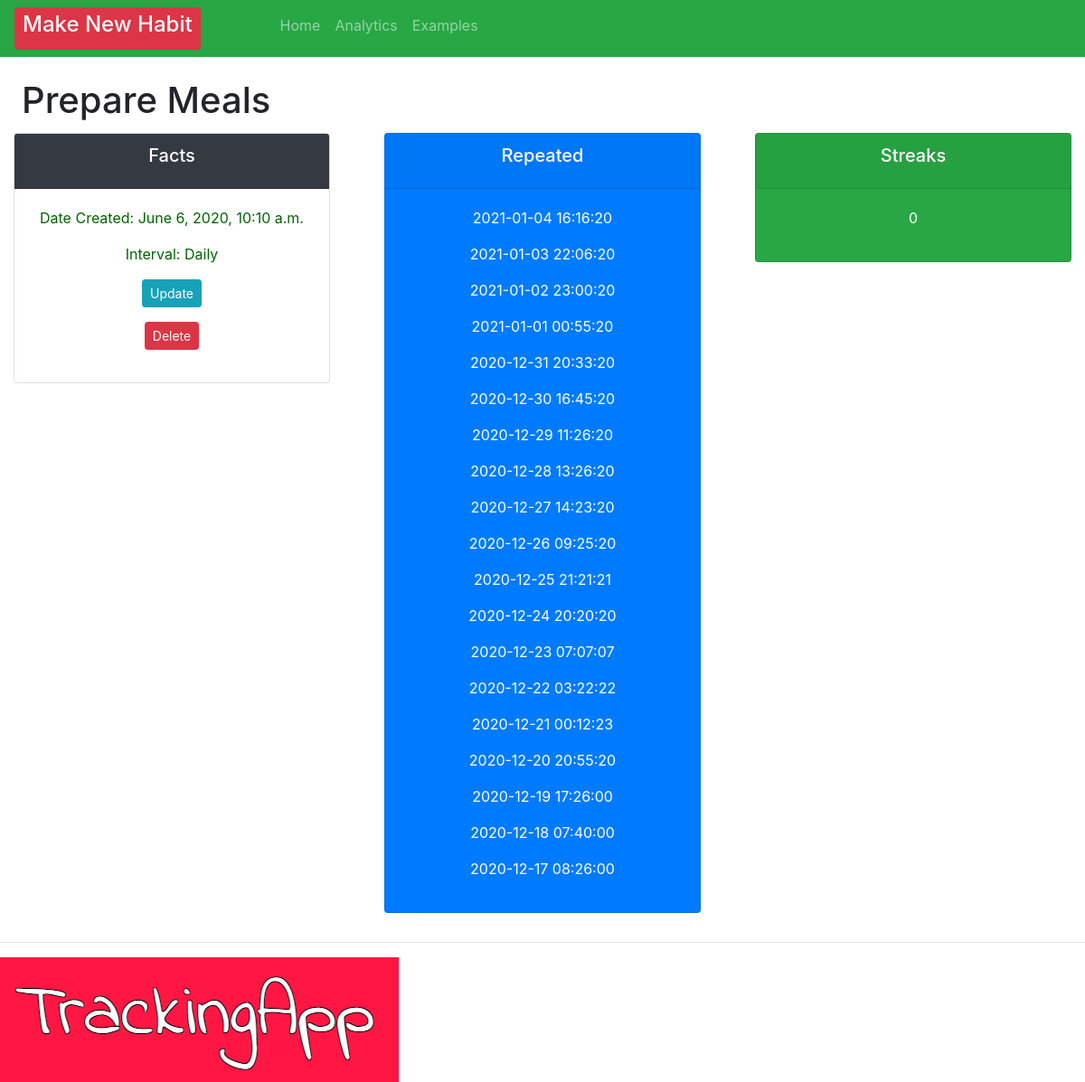
The page /habit/101 on the database its author committed.
### crm/models.py (models this page shows, shortened)
class Order(models.Model):
    INTERVAL = (
            ('Daily', 'Daily'),
            ('Weekly', 'Weekly' ),
                      )
    habit = models.CharField(max_length=200, null=True, blank=True)
    interval = models.CharField(max_length=400, null=True, choices=INTERVAL)
    checked = models.IntegerField(blank=True, default=0, null=True)
    created = models.DateTimeField(auto_now=True, auto_now_add=False, editable=False, null=True, blank=True)
    checkedList = models.ManyToManyField(Repeats)
    timeStamp = models.DateTimeField(auto_now=True,  blank=True)
    date_created = models.DateTimeField(auto_now_add=True, null=True, editable=False, blank=True)

class Repeats(models.Model):
    date_created =  models.DateTimeField(auto_now=True, null=True, editable=False, blank=True)
    timeStamp = models.DateField(auto_now_add=True,  auto_now=False, blank=True)
    test = models.CharField(max_length=200, null=True, blank=True)

### crm/views.py (the view)
# urls.py: path('habit/<str:pk>', views.habit, name="habit"),
def habit(request, pk):
    testData = [{
        'habit': 'Call Mum',
        'interval': 'Weekly',
        'date_created': '2020-09-12'
    }]
    repeats = Repeats.objects.get(id=pk)
    orders = Order.objects.all()
    order = Order.objects.get(id=pk)
    repeat = order.checkedList.filter()
    today = datetime.today()
    lastTimeStamp = order.timeStamp
    compareDate = today - timedelta(days=1)
    if compareDate == lastTimeStamp:
                order.checked += 1
    if lastTimeStamp == today:
                pass
    else:
        order.checked == 0
    current_streak = order.checked
    context = { "testData": testData, "current_streak":current_streak, "order":order, "repeats": repeats, "repeat": repeat}
    return render(request, 'habit/habit.html', context)

### crm/templates/habit/habit.html (shortened to what this page needs)
{% extends 'habit/main.html' %}
{% block content %}
<br>
<h1 style="margin-left: 2%; margin-bottom: 1%;">
    <td>
        {{ order.habit }}
    </td>
</h1>
<div class="row">
    <div class="col">
        <div class="col-md">
            <div class="card text-center text-white mb-3" id="total-orders">
                <div class="card-header  bg-dark">
                    <h5 class="card-title">Facts</h5>
                </div>
                <div class="card-body">
                    <p style="color: darkgreen">Date Created: {{order.date_created}}</p>
                    <p style="color: darkgreen">Interval: {{ order.interval }}</p>
                    <p> <a a class="btn btn-sm btn-info" href="{% url 'update_habit' order.id %}">Update</a></p>
                    <p> <a a class="btn btn-sm btn-danger" href="{% url 'delete' order.id %}">Delete</a></p>
                </div>
            </div>
        </div>
    </div>
    <div class="col">
        <div class="col-md">
            <div class="card text-center text-white bg-primary mb-3" id="total-orders">
                <div class="card-header">
                    <h5 class="card-title text-white">Repeated</h5>
                </div>
                <div class="card-body">
                    {% for check in repeat %}
                    <p>{{check.test}}</p>
                    {%endfor%}
                </div>
            </div>
        </div>
    </div>
    <div class="col">
        <div class="col-md">
            <div class="card text-center mb-3 bg-success text-white" id="total-orders">
                <div class="card-header">
                    <h5 class="card-title">Streaks</h5>
                </div>
                <div class="card-body">
                    <p>    {{current_streak}}        </p>
                </div>
            </div>
        </div>
    </div>
</div>
{% endblock %}

### rows shown on the page
Order: habit "Prepare Meals", date_created "June 6, 2020, 10:10 a.m.", interval "Daily"
Repeats: test "2021-01-04 16:16:20"
Repeats: test "2021-01-03 22:06:20"
Repeats: test "2021-01-02 23:00:20"
Repeats: test "2021-01-01 00:55:20"
Repeats: test "2020-12-31 20:33:20"
Repeats: test "2020-12-30 16:45:20"
Repeats: test "2020-12-29 11:26:20"
Repeats: test "2020-12-28 13:26:20"
Repeats: test "2020-12-27 14:23:20"
Repeats: test "2020-12-26 09:25:20"
Repeats: test "2020-12-25 21:21:21"
Repeats: test "2020-12-24 20:20:20"
Repeats: test "2020-12-23 07:07:07"
Repeats: test "2020-12-22 03:22:22"
Repeats: test "2020-12-21 00:12:23"
Repeats: test "2020-12-20 20:55:20"
Repeats: test "2020-12-19 17:26:00"
Repeats: test "2020-12-18 07:40:00"
Repeats: test "2020-12-17 08:26:00"

### other values the page prints
{{ current_streak }} "0"
